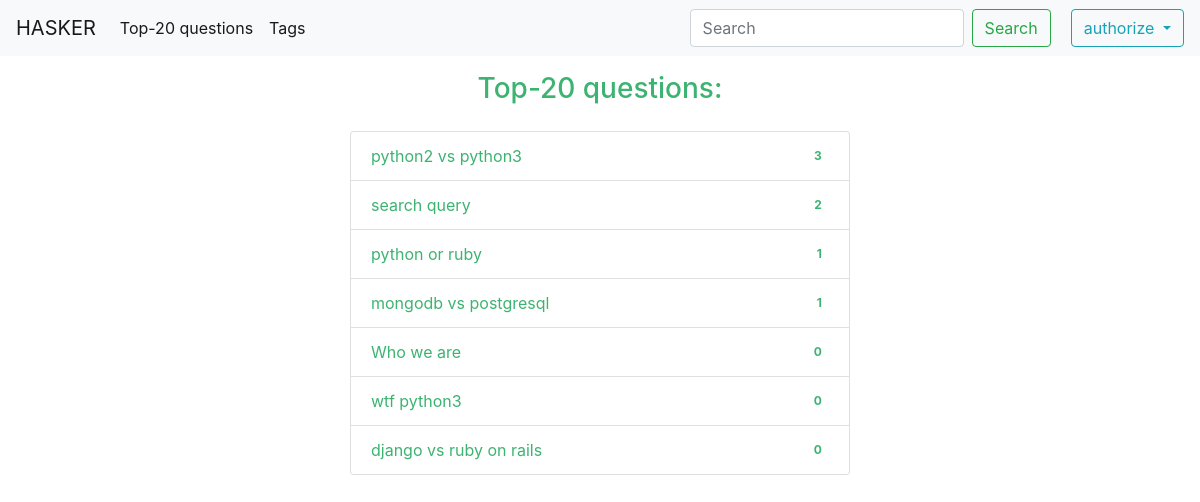
Page /hasker/hot-questions/ on the committed database.
### forum/models.py (models this page shows, shortened)
class Question(models.Model):
    title = models.CharField(max_length=144, db_index=True, unique=True)
    content = models.TextField()
    slug = models.SlugField(max_length=72, unique=True)
    pub_date = models.DateTimeField(auto_now_add=True)
    author = models.ForeignKey(settings.AUTH_USER_MODEL, on_delete=models.CASCADE)
    tags = models.ManyToManyField(Tag, blank=True, related_name='questions')
    votes = GenericRelation(Vote)
    class Meta:
        ordering = ('-pub_date',)
    def get_absolute_url(self):
        return reverse('question_detail', kwargs={'slug': self.slug})
    @property
    def total_votes(self):
        return self.votes.count()

### forum/views.py (the view)
# urls.py: path('hot-questions/', hot_questions, name='hot_questions'),
def hot_questions(request):
    questions = Question.objects.order_by('votes', '-pub_date')[:10]
    q_sorted = sorted(set(questions), key=lambda question: -question.total_votes)
    return render(request, 'forum/questions_list.html', {'questions': q_sorted})

### forum/templates/forum/questions_list.html
{% extends 'forum/base_forum.html' %}
{% block content %}
    <h3 style="text-align: center; color: MediumSeaGreen; margin-top: 16px;">Top-20 questions:</h3>
    <ul class="list-group" style="margin-top: 25px;">
        {% for question in questions %}
            <li class="list-group-item d-flex justify-content-between align-items-center">
                <a href="{{ question.get_absolute_url }}" style="color: MediumSeaGreen">
                    {{ question.title }}
                </a>
                <span class="badge success badge-pill">{{ question.total_votes }}</span>
            </li>
        {% endfor %}
    </ul>
{% endblock %}

### files/static/css/styles.css (style rules this page uses)
.list-group { width: 500px; margin: auto; color: MediumSeaGreen; }

### rows in the picture
Question: title "python2 vs python3", total_votes "3"
Question: title "search query", total_votes "2"
Question: title "python or ruby", total_votes "1"
Question: title "mongodb vs postgresql", total_votes "1"
Question: title "Who we are", total_votes "0"
Question: title "wtf python3", total_votes "0"
Question: title "django vs ruby on rails", total_votes "0"
